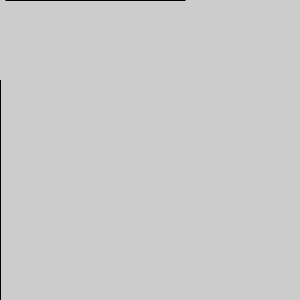
Frame 1 (no input)
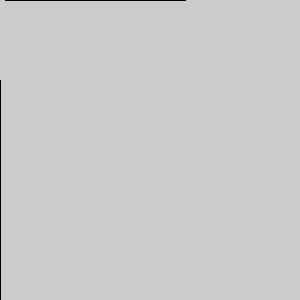
Frame 60 (the mouse pressed at the canvas centre just before this capture)
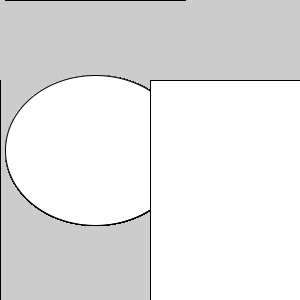
Frame 120 (the mouse held since frame 60 and released just before this capture)

The Processing sketch that drew these frames (run headless with seeded random() and noise(); from frame 60 on, the mouse is pressed at the canvas centre):

// Processing sketch: processing_44833
// ── processing_44833.pde

void setup (){
size (300,300);
smooth ();
strokeWeight(1);
}
void draw (){
 ellipse(95,mouseY, 180, mouseY);
 rect(mouseX,80, mouseY, 230);
}
                
                
